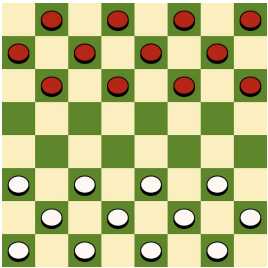
#> input picture CheckerBoardProject/img.png, 268 x 268 px
$ python hw1_3.py img.png
#> lines starting #> are read from the running program, lines starting #| are printed output that depends on the picture; after the words box and inside, x2 and y2 are one past the last pixel; in counts of white or black regions, pixels touching at a corner belong together
#> in perspective_transform, image is the input picture: shape (268, 268, 3); mean B, G, R 125.8, 184, 181.6
import cv2
import numpy as np
import sys
import argparse

def parse_arguments() -> argparse.Namespace:
    parser = argparse.ArgumentParser(description='체커보드 이미지 자동 투시 변환 프로그램')
    parser.add_argument('image_path', help='체커보드 이미지 파일 경로')
    return parser.parse_args()

def find_checkerboard_corners(image):
    # 이미지를 그레이스케일로 변환
    gray = cv2.cvtColor(image, cv2.COLOR_BGR2GRAY)
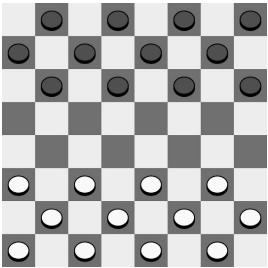
#> gray: shape (268, 268); min 0, max 255, mean 176.5

    # 엣지 검출을 위해 Gaussian Blur와 Canny Edge Detection 적용
    blurred = cv2.GaussianBlur(gray, (5, 5), 0)
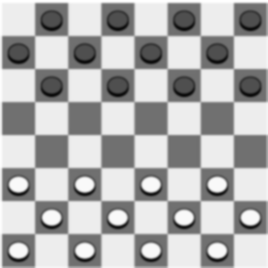
#> blurred: shape (268, 268); min 12, max 255, mean 176.4
    edges = cv2.Canny(blurred, 50, 150)
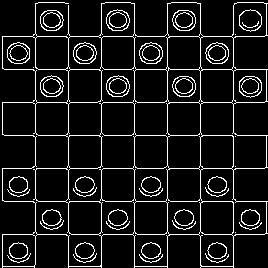
#> edges: shape (268, 268); 9.7% white in thin lines or dots

    # 외곽선 검출
    contours, _ = cv2.findContours(edges, cv2.RETR_LIST, cv2.CHAIN_APPROX_SIMPLE)
#> contours = 142 contours, 31 with area under 20; largest, box (x1, y1, x2, y2) and area: (2, 2, 268, 268) 53395, (2, 102, 102, 267) 5412, (65, 132, 137, 204) 2204, (65, 66, 137, 138) 2204, (200, 102, 267, 171) 2180

    # 가장 큰 사각형 외곽선을 찾기
    largest_contour = None
    max_area = 0
    for contour in contours:
        epsilon = 0.02 * cv2.arcLength(contour, True)
        approx = cv2.approxPolyDP(contour, epsilon, True)
        if len(approx) == 4 and cv2.isContourConvex(approx):  # 사각형이며 볼록한 외곽선일 경우
            area = cv2.contourArea(approx)
            if area > max_area:
                largest_contour = approx
                max_area = area
#> this loop made 142 passes
#> (epsilon, area, largest_contour, max_area) on passes 13, 15, 16, 142: (2.53, 961, [[2, 235], [34, 235], [35, 264], [3, 266]], 961), (2.76, 1022.5, [[199, 232], [231, 234], [233, 265], [202, 266]], 1022.5), (2.95, 1123, [[133, 232], [167, 231], [167, 265], [135, 266]], 1123), (39.24, 61116, [[35, 3], [2, 267], [233, 267], [267, 3]], 61116)
#> (epsilon, approx, area) on passes 33, 53, 58, 59: (2.97, [[167, 198], [201, 199], [198, 234], [168, 233]], 1121), (2.95, [[134, 165], [168, 166], [165, 201], [135, 200]], 1121), (2.53, [[70, 135], [101, 137], [99, 167], [69, 167]], 947), (2.76, [[200, 132], [199, 167], [169, 168], [167, 137]], 1041)
#> after the loop, max_area = 61116

    if largest_contour is None:
        print("체커보드 코너를 찾을 수 없습니다.")
        sys.exit(1)

    # 좌표 정렬 (좌상단, 우상단, 우하단, 좌하단 순으로)
    corners = largest_contour[:, 0, :]
#> corners = [[35, 3], [2, 267], [233, 267], [267, 3]]

    # 좌표를 정렬하여 순서 지정
    sum_coords = corners.sum(axis=1)
#> sum_coords = [38, 269, 500, 270]
    diff_coords = np.diff(corners, axis=1)
#> diff_coords = [-32, 265, 34, -264]

    top_left = corners[np.argmin(sum_coords)]
#> top_left = [35, 3]
    bottom_right = corners[np.argmax(sum_coords)]
#> bottom_right = [233, 267]
    top_right = corners[np.argmin(diff_coords)]
#> top_right = [267, 3]
    bottom_left = corners[np.argmax(diff_coords)]
#> bottom_left = [2, 267]

    return np.array([top_left, top_right, bottom_right, bottom_left], dtype='float32')

def perspective_transform(image_path):
    image = cv2.imread(image_path)
    if image is None:
        print(f"이미지 파일을 불러올 수 없습니다. : '{image_path}'")
        sys.exit(1)
    cv2.imshow('original', image)

    # 체커보드 코너 찾기
    corners = find_checkerboard_corners(image)
#> corners = [[35, 3], [267, 3], [233, 267], [2, 267]]

    # 코너 순서대로 정렬 (좌상단, 우상단, 우하단, 좌하단)
    width, height = 500, 500
    dst_pts = np.float32([[0, 0], [width - 1, 0], [width - 1, height - 1], [0, height - 1]])

    # 투시 변환 행렬 계산 및 적용
    matrix = cv2.getPerspectiveTransform(corners, dst_pts)
#> matrix = [[2.15, 0.269, -76.08], [-3.33e-18, 1.88, -5.65], [-4.45e-19, -1.63e-05, 1]]
    result = cv2.warpPerspective(image, matrix, (width, height))
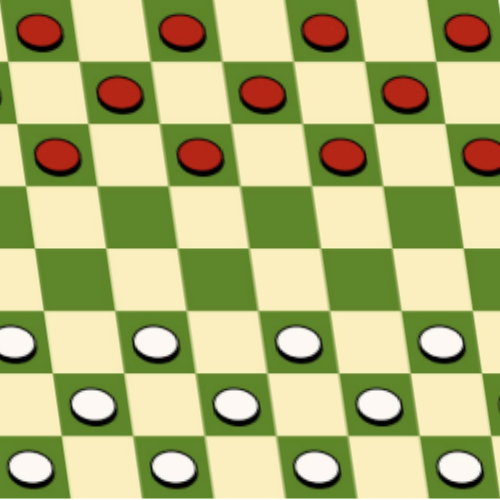
#> result: shape (500, 500, 3); mean B, G, R 121.7, 181.3, 178.7

    return result

if __name__ == "__main__":
    args = parse_arguments()
    result = perspective_transform(args.image_path)

    # 결과 이미지 표시
    cv2.imshow('Transformed', result)
    cv2.waitKey(0)
    cv2.destroyAllWindows()
